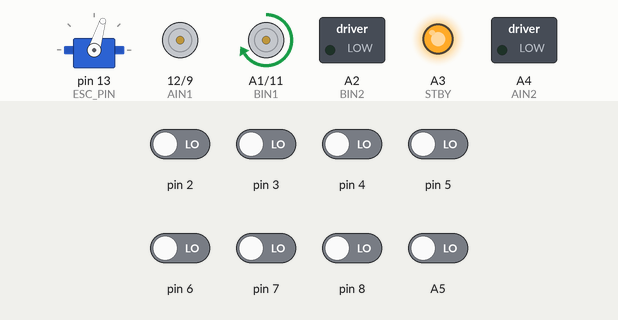
This sketch was run on a simulated Arduino Uno, built with avr-gcc and run on an emulated ATmega328P. Shown: servo, direction and speed pins drawn as motors (green arrow = direction pin HIGH = forward, orange = LOW = backward, longer = more drive, stopped while the standby pin is LOW), switched loads named in the sketch (green lamp = pin HIGH), output pins drawn as LEDs (lit = HIGH). The test bench sets the inputs (shaded band); at power-on: A5, pin 2–8 LOW. What the sketch prints to the serial monitor is not drawn.

Above: at 19.2 s.
19.3 s: pin 6 driven HIGH
At 20.5 s:
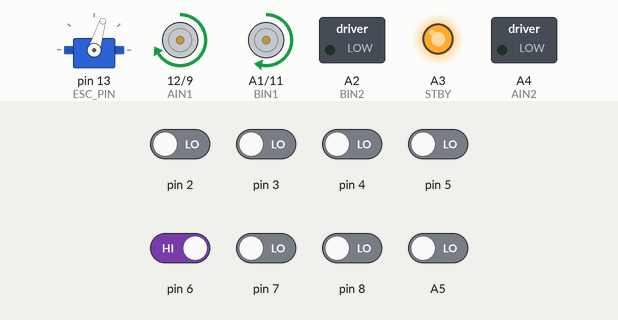
21.6 s: pin 2 driven HIGH
At 23.0 s:
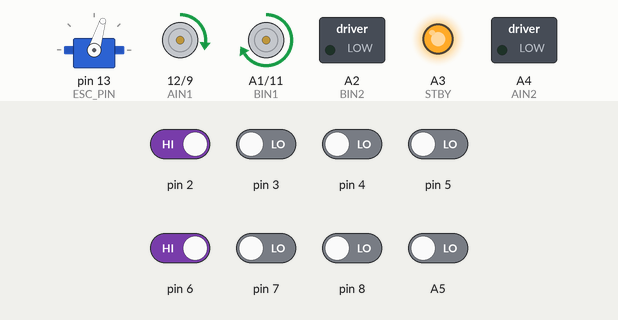
23.3 s: pin 5 driven HIGH
At 23.9 s:
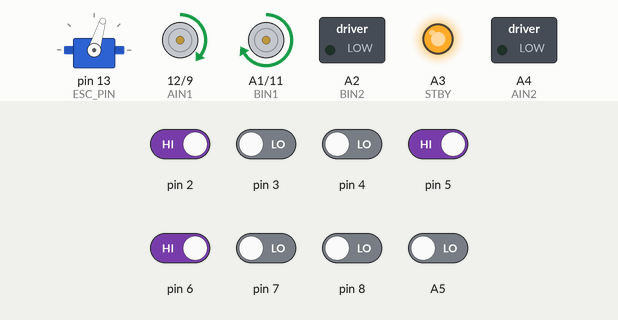
24.8 s: pin 7 driven HIGH
At 25.1 s:
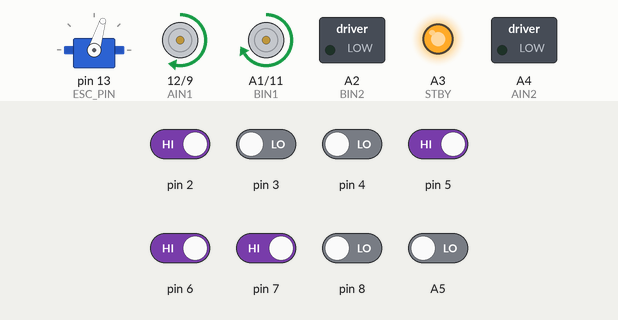
26.3 s: pin 8 driven HIGH
At 27.4 s:
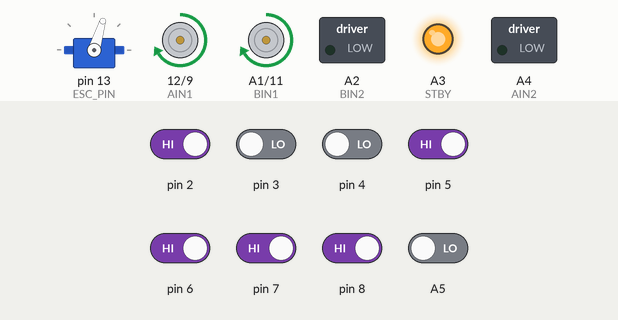
29.3 s: pin 2 driven LOW
At 30.4 s:
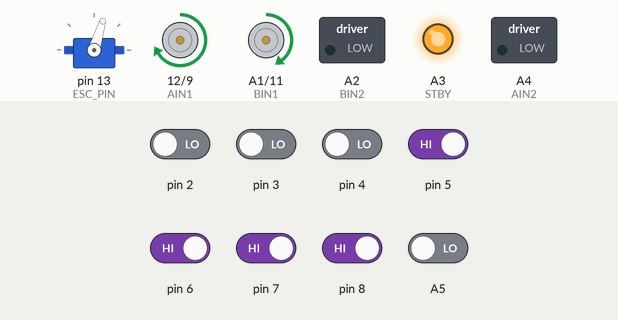
Timing chart, 0 to 31.9 s (numbered marks = the images above; inputs shaded):
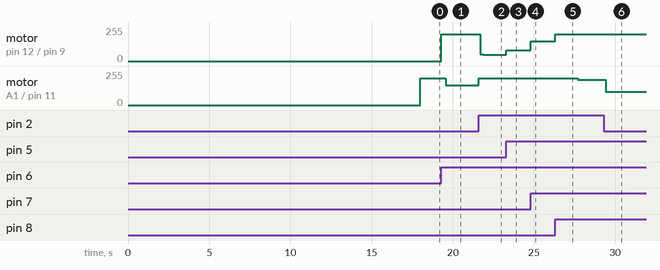

The sketch:

acuratete.fara.viteza.ino
```cpp
#include <QTRSensors.h>
#include <Servo.h>

QTRSensors qtr;
Servo esc;

const uint8_t SensorCount = 8;
uint16_t sensorValues[SensorCount];

// PID
float Kp = 0.1;
float Ki = 0.00002;
float Kd = 1;

long integral = 0;
int lastError = 0;

// viteza de bază
int baseSpeed = 200;

// motoare
const int PWMA = 9;
const int PWMB = 11;

const int AIN1 = 12;
const int AIN2 = A4;

const int BIN1 = A1;
const int BIN2 = A2;

const int STBY = A3;
// ESC turbina
const int ESC_PIN = 13;

// valoare turbina
const int TURBINE_SPEED = 1300; // ajustează între 1000-2000 µs

void setup()
{
  Serial.begin(115200);

  // ESC
  esc.attach(ESC_PIN);

  // turbina oprită
  esc.writeMicroseconds(1000);

  qtr.setTypeRC();

  qtr.setSensorPins(
    (const uint8_t[]){2,3,4,5,6,7,8,A5},
    SensorCount);

  pinMode(PWMA, OUTPUT);
  pinMode(PWMB, OUTPUT);

  pinMode(AIN1, OUTPUT);
  pinMode(AIN2, OUTPUT);

  pinMode(BIN1, OUTPUT);
  pinMode(BIN2, OUTPUT);

  pinMode(STBY, OUTPUT);

  digitalWrite(STBY, HIGH);

  // înainte
  digitalWrite(AIN1, HIGH);
  digitalWrite(AIN2, LOW);

  digitalWrite(BIN1, HIGH);
  digitalWrite(BIN2, LOW);

  delay(1000);

  Serial.println("Calibrare...");

  // turbina rămâne oprită în timpul calibrării
  for (int i = 0; i < 500; i++)
  {
    qtr.calibrate();
    delay(5);
  }

  Serial.println("Start");

  // pornește turbina după calibrare
  esc.writeMicroseconds(TURBINE_SPEED);

  delay(2000); // timp pentru armarea ESC-ului dacă este necesar
}

void loop()
{
  uint16_t position = qtr.readLineBlack(sensorValues);

  int error = position - 3500;

  // PID
  integral += error;
  integral = constrain(integral, -100000, 100000);

  int derivative = error - lastError;

  float correction =
      (Kp * error) +
      (Ki * integral) +
      (Kd * derivative);

  lastError = error;

  int leftMotor = baseSpeed + correction;
  int rightMotor = baseSpeed - correction;

  leftMotor = constrain(leftMotor, 0, 200);
  rightMotor = constrain(rightMotor, 0, 200);

  analogWrite(PWMA, leftMotor);
  analogWrite(PWMB, rightMotor);

  // menține turbina pornită
  esc.writeMicroseconds(TURBINE_SPEED);
}
```

Measured:
- after the input at 19.3 s, motor on pin 12 (AIN1) / pin 9 (PWMA): stopped → forward 200/255 at once; motor on A1 (BIN1) / pin 11 (PWMB): forward 200/255 → forward 150/255 after 0.28 s, → forward 149/255 0.28 s later, → forward 148/255 0.28 s later
- after the input at 21.6 s, motor on pin 12 (AIN1) / pin 9 (PWMA): forward 200/255 → forward 50/255 after 0.09 s, → forward 49/255 0.09 s later, → forward 48/255 0.10 s later; motor on A1 (BIN1) / pin 11 (PWMB): forward 148/255 → forward 200/255 at once
- after the input at 23.3 s, motor on pin 12 (AIN1) / pin 9 (PWMA): forward 48/255 → forward 81/255 at once
- after the input at 24.8 s, motor on pin 12 (AIN1) / pin 9 (PWMA): forward 81/255 → forward 148/255 at once
- after the input at 26.3 s, motor on pin 12 (AIN1) / pin 9 (PWMA): forward 148/255 → forward 200/255 at once; motor on A1 (BIN1) / pin 11 (PWMB): forward 200/255 → forward 190/255 after 1.4 s, → forward 189/255 1.4 s later
- after the input at 29.3 s, motor on A1 (BIN1) / pin 11 (PWMB): forward 189/255 → forward 98/255 after 0.12 s
